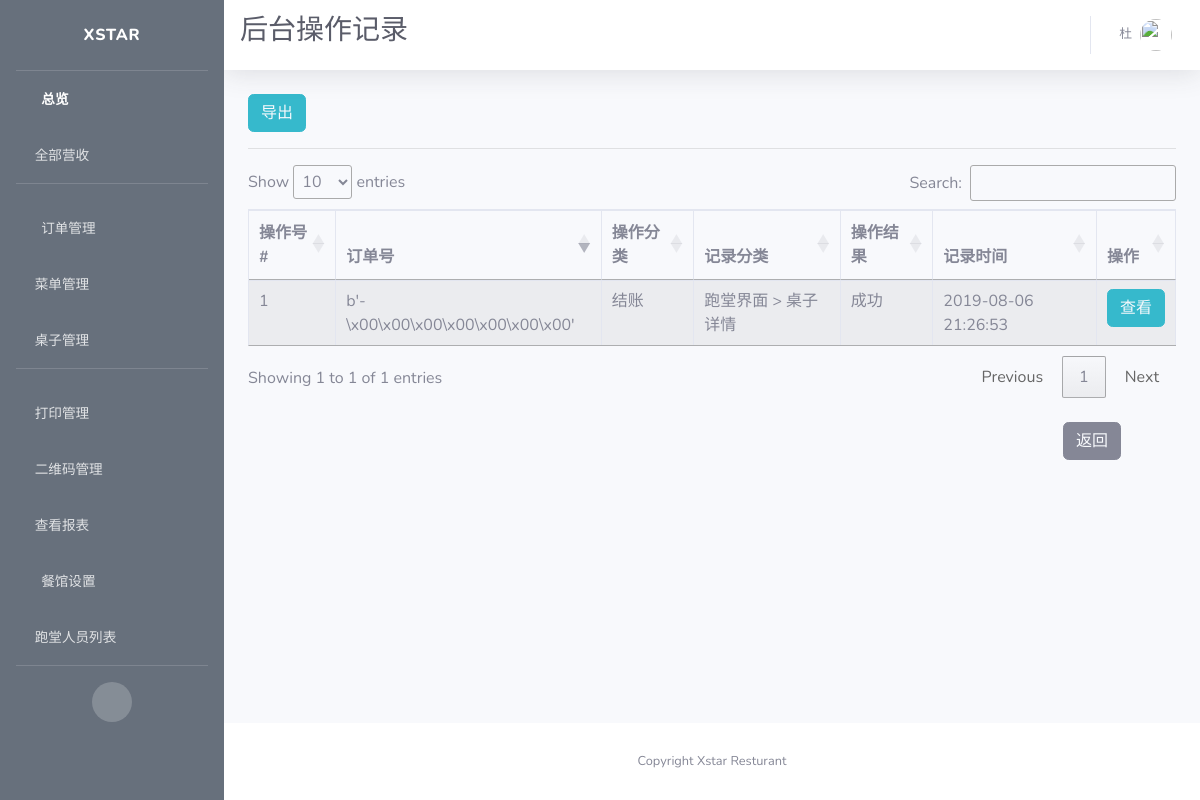
Before: /view/logs (signed in) with the older database file.
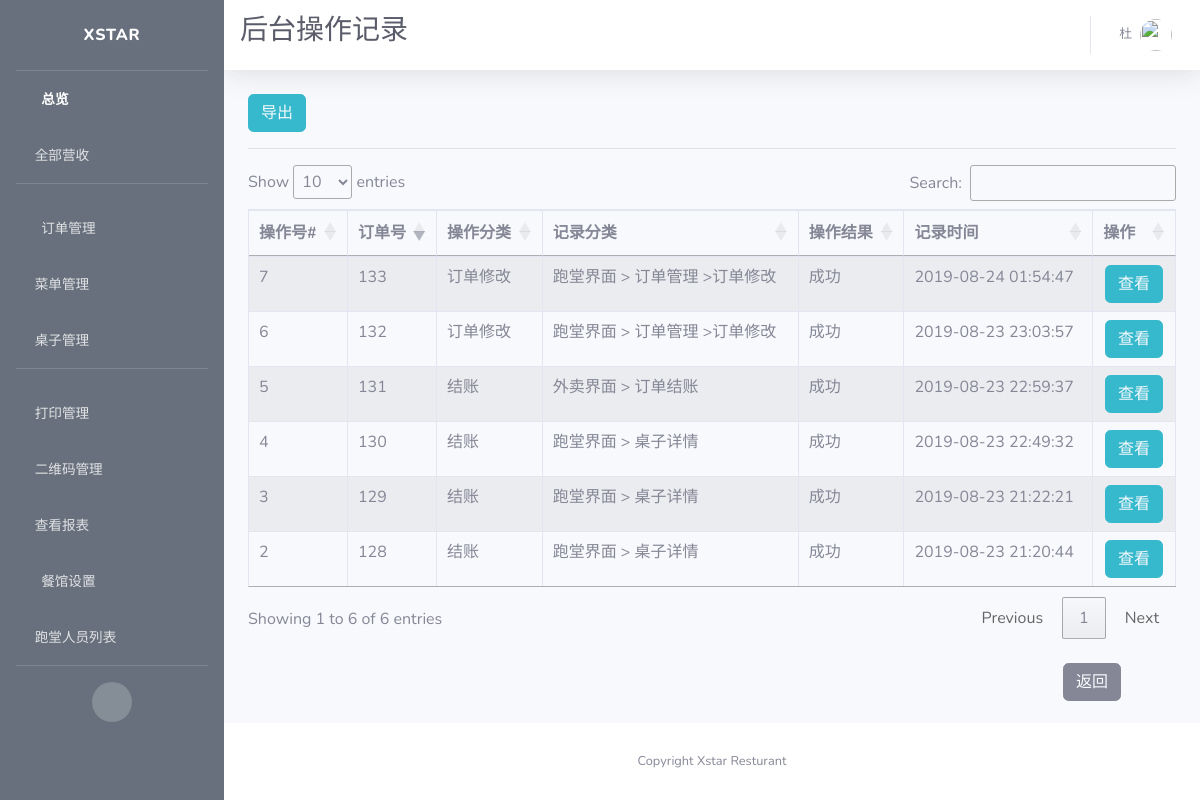
After: the same page with the newer database file.
### app/models.py (models this page shows, shortened)
class User(UserMixin, db.Model):
    id = db.Column(db.Integer, primary_key=True)
    username = db.Column(db.String(64), index=True, unique=True, nullable=False)
    alias = db.Column(db.String(64))
    email = db.Column(db.String(120), unique=True)
    password_hash = db.Column(db.String(128))
    permissions = db.Column(db.Integer)
    container = db.Column(db.String(300))

class Log(db.Model):
    id = db.Column(db.Integer, primary_key=True, unique=True, index=True)
    order_id = db.Column(db.Integer, unique=True)
    operation = db.Column(db.String(100))
    page = db.Column(db.String(100))
    desc = db.Column(db.String(2000))
    status = db.Column(db.String(500))
    time = db.Column(db.String(500))

### app/routes.py (the view)
@app.route('/view/logs')
@login_required
def view_logs():
    logs = Log.query.all()
    context = dict(referrer=request.headers.get('Referer'),
                   title=u"后台操作记录",
                   company_name=company_info.get('company_name'),
                   logs=logs)
    return render_template('view_logs.html', **context)

### app/models.py (called while the page is built)
@login.user_loader
def load_user(id):
    return User.query.get(int(id))

### app/templates/view_logs.html (shortened to what this page needs)
{% extends 'base.html' %}
{% block css %}
<link rel="stylesheet" type="text/css" href="https://cdn.datatables.net/1.10.19/css/jquery.dataTables.css">
<link rel="stylesheet" type="text/css" href="https://cdnjs.cloudflare.com/ajax/libs/twitter-bootstrap/4.1.3/css/bootstrap.css">
<link rel="stylesheet" type="text/css" href="https://cdn.datatables.net/1.10.19/css/dataTables.bootstrap4.min.css">
{% endblock %}
{% block title %}
<h1 class="h3 mb-2 text-gray-800">{{title}}</h1>
<br>
{% endblock %}
{% block content %}
<button type="button" class="btn btn-info">
  <a style="color: rgb(247, 249, 252)" href={{ url_for('export_log') }} >
     导出
  </a>
</button>
<hr>
<div class="row">
  <div class="col-sm-12">
    <table id="example" class="table table-striped table-bordered">
      <thead>
        <tr>
          <th>操作号#</th>
          <th>订单号</th>
          <th>操作分类</th>
          <th>记录分类</th>
          <th>操作结果</th>
          <th>记录时间</th>
          <th>操作</th>
        </tr>
      </thead>
      <tbody>
        {% for log in logs %}
        <tr>
            <td>{{ log.id }}</td>
            <td>{{log.order_id}}</td>
            <td>{{log.operation}}</td>
            <td>{{log.page}}</td>
            <td>{{log.status}}</td>
            <td>{{log.time.split(".")[0]}}</td>
            <td style="text-align:center">
              <span>
                <button type="button" class="btn btn-info">
                  <a style="color: rgb(247, 249, 252)" href={{ url_for('view_log', log_id=log.id) }}>
                    查看
                  </a>
                </button>
              </span>
            </td>
        </tr>
        {% endfor %}
      </tbody>
    </table>
    </div>
</div>
<br>
<button type="button" class="btn btn-secondary" id="back">
  <a style="color: rgb(247, 249, 252)" href={{ referrer }}>
    返回
</button>
{% endblock %}

### app/templates/base.html (shortened to what this page needs)
<!DOCTYPE html>
<html lang="en">
<head>
  {% block css %}
  {% endblock %}
  <link href="{{ url_for('static', filename='fontawesome-free/css/all.min.css') }}" rel="stylesheet" type="text/css">
  <link href="{{ url_for('static', filename='css/sb-admin-2.min.css')}}" rel="stylesheet">
</head>
<body id="page-top">
  <div id="wrapper">
    <ul class="navbar-nav bg-gradient-primary sidebar sidebar-dark accordion" id="accordionSidebar">
      <a class="sidebar-brand d-flex align-items-center justify-content-center" href="{{ url_for('index') }}">
        <div class="sidebar-brand-text mx-3">Xstar</div>
      </a>
      <hr class="sidebar-divider my-0">
      <li class="nav-item active">
        <a class="nav-link" href="{{url_for('index') }}">
          <i class="fas fa-fw fa-tachometer-alt"></i>
          <span>总览</span></a>
      </li>
      <li class="nav-item">
        <a class="nav-link collapsed" href="#" data-toggle="collapse" data-target="#collapseOne" aria-expanded="true" aria-controls="collapseOne">
          <i class="fas fa-money-bill-alt"></i>
          <span>全部营收</span>
        </a>
      </li>
      <hr class="sidebar-divider">
      <li class="nav-item">
        <a class="nav-link collapsed" href="#" data-toggle="collapse" data-target="#collapseTwo" aria-expanded="true" aria-controls="collapseTwo">
          <i class="fas fa-fw fa-cog"></i>
          <span>订单管理</span>
        </a>
      </li>
      <li class="nav-item">
        <a class="nav-link collapsed" href="#" data-toggle="collapse" data-target="#collapseMenu" aria-expanded="true" aria-controls="collapseTwo">
        <i class="fas fa-utensils"></i>
          <span>菜单管理</span>
        </a>
      </li>
      <li class="nav-item">
        <a class="nav-link collapsed" href="#" data-toggle="collapse" data-target="#collapseUtilities" aria-expanded="true" aria-controls="collapseUtilities">
          <i class="fas fa-chair"></i>
          <span>桌子管理</span>
        </a>
      </li>
      <hr class="sidebar-divider">
      <li class="nav-item">
        <a class="nav-link collapsed" href="#" data-toggle="collapse" data-target="#collapsePages" aria-expanded="true" aria-controls="collapsePages">
          <i class="fas fa-print"></i>
          <span>打印管理</span>
        </a>
      </li>
      <li class="nav-item">
        <a class="nav-link" href={{ url_for('qrcode_manage') }}>
          <i class="fas fa-qrcode"></i>
          <span>二维码管理</span>
        </a>
      </li>
      <li class="nav-item">
        <a class="nav-link collapsed" href="#" data-toggle="collapse" data-target="#collapseLogs" aria-expanded="true" aria-controls="collapseUtilities">
          <i class="far fa-sticky-note"></i>
          <span>查看报表</span>
        </a>
      </li>
      <li class="nav-item">
        <a class="nav-link" href="{{ url_for('set_store') }}">
          <i class="fas fa-fw fa-wrench"></i>
          <span>餐馆设置</span></a>
      </li>
      <li class="nav-item">
        <a class="nav-link" href="{{ url_for('users_manage') }}">
          <i class="fas fa-users"></i>
          <span>跑堂人员列表</span></a>
      </li>
      <hr class="sidebar-divider d-none d-md-block">
      <div class="text-center d-none d-md-inline">
        <button class="rounded-circle border-0" id="sidebarToggle"></button>
      </div>
    </ul>
    <div id="content-wrapper" class="d-flex flex-column">
      <div id="content">
        <nav class="navbar navbar-expand navbar-light bg-white topbar mb-4 static-top shadow">
          {% block title %}
          {% endblock %}
          <ul class="navbar-nav ml-auto">
            <li class="nav-item dropdown no-arrow">
              <a class="nav-link dropdown-toggle" href="#" id="userDropdown" role="button" data-toggle="dropdown" aria-haspopup="true" aria-expanded="false">
                <span class="mr-2 d-none d-lg-inline text-gray-600 small">{{ current_user.alias }}</span>
                <img class="img-profile rounded-circle" src="https://source.unsplash.com/QAB-WJcbgJk/60x60">
              </a>
            </li>
          </ul>
        </nav>
        <div class="container-fluid">
          {% block content %}{% endblock %}
        </div>
      </div>
      <footer class="sticky-footer bg-white">
        <div class="container my-auto">
          <div class="copyright text-center my-auto">
            <span>Copyright {{ company_name }}</span>
          </div>
        </div>
      </footer>
    </div>
  </div>
</body>
</html>

### app/templates/view_logs.html (style rules this page uses)
#back { margin-left: 815px; margin-bottom:20px; }

### app/templates/base.html (style rules this page uses)
.bg-gradient-primary { background-image: linear-gradient(180deg,#67707c 10%,#67707c 100%); background-size: cover; }

Changed rows visible on the page:
removed Log: id "1", order_id "b'-\\x00\\x00\\x00\\x00\\x00\\x00\\x00'", operation "结账", page "跑堂界面 > 桌子详情", status "成功", time "2019-08-06 21:26:53"
added Log: id "2", order_id "128", operation "结账", page "跑堂界面 > 桌子详情", status "成功", time "2019-08-23 21:20:44"
added Log: id "3", order_id "129", operation "结账", page "跑堂界面 > 桌子详情", status "成功", time "2019-08-23 21:22:21"
added Log: id "4", order_id "130", operation "结账", page "跑堂界面 > 桌子详情", status "成功", time "2019-08-23 22:49:32"
added Log: id "5", order_id "131", operation "结账", page "外卖界面 > 订单结账", status "成功", time "2019-08-23 22:59:37"
added Log: id "6", order_id "132", operation "订单修改", page "跑堂界面 > 订单管理 >订单修改", status "成功", time "2019-08-23 23:03:57"
added Log: id "7", order_id "133", operation "订单修改", page "跑堂界面 > 订单管理 >订单修改", status "成功", time "2019-08-24 01:54:47"
Other visible differences:
text written by a page script: "Show entries Search: Showing 1 to 1 of 1 entries Previous 1 Next" → "Show entries Search: Showing 1 to 6 of 6 entries Previous 1 Next"
